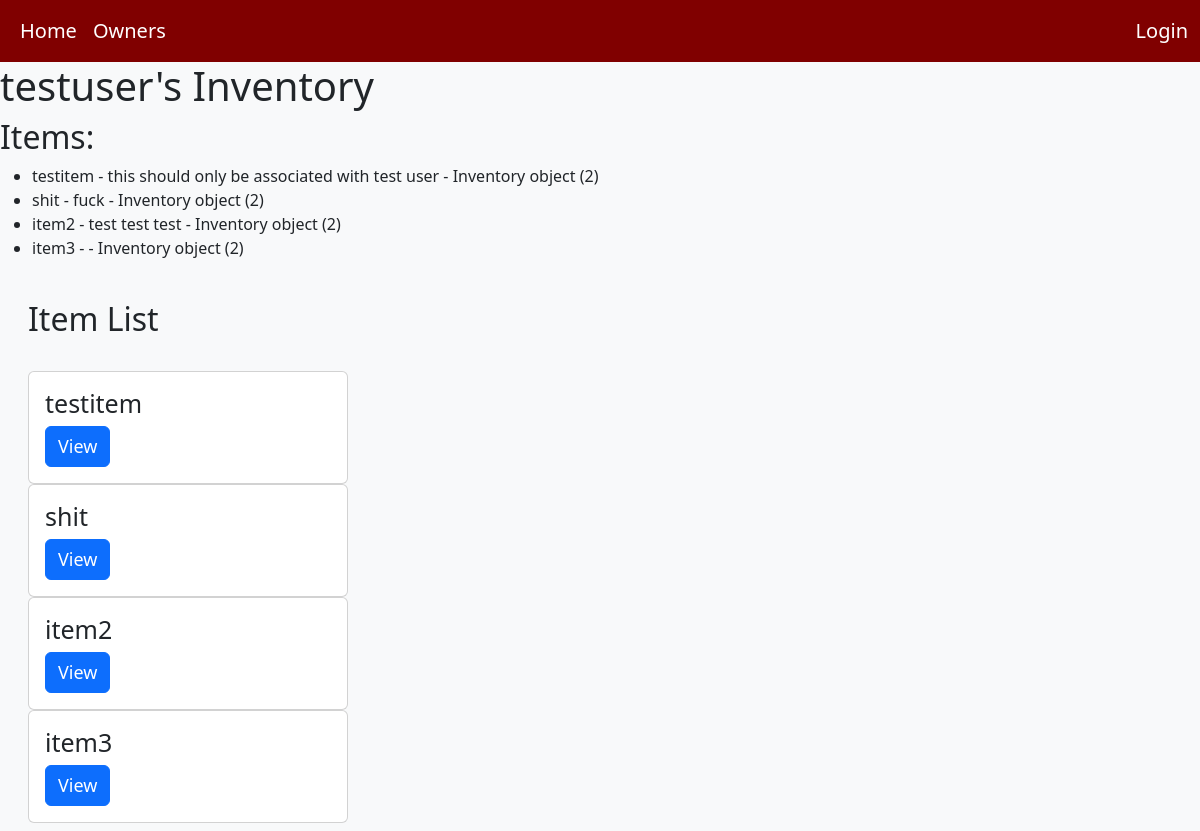
/inventory/2/, run on the app's committed database.
### inventory_app/models.py (models this page shows, shortened)
class Inventory(models.Model):
    def get_absolute_url(self):
        return reverse('inventory-detail', args=[str(self.id)])

class Owner(models.Model):
    user = models.OneToOneField(User, on_delete=models.CASCADE, null=True)
    name = models.CharField(max_length=200)
    email = models.CharField(max_length=200)
    inventory = models.OneToOneField(Inventory, on_delete=models.CASCADE, unique=True, null=True)

class Item(models.Model):
    name = models.CharField(max_length = 200)
    description = models.TextField(blank=True)
    serial_number = models.CharField(max_length=100, blank=True)
    price = models.DecimalField(max_digits=10, decimal_places=2)
    image = models.ImageField(upload_to='uploads/', null=True, blank=True)
    inventory = models.ForeignKey(Inventory, on_delete=models.CASCADE, null=True)
    def get_absolute_url(self):
        return reverse('item-detail', args=[str(self.id)])

### inventory_app/views.py (the view)
# urls.py: path('inventory/<int:pk>/', views.InventoryDetailView.as_view(), name='inventory-detail'),
class InventoryDetailView(generic.DetailView):
    model = Inventory
    def get_context_data(self, **kwargs):
        context = super().get_context_data(**kwargs)
        current = self.get_object()
        items = Item.objects.filter(inventory=current)
        context['items'] = items
        return context

### inventory_app/templates/inventory_app/inventory_detail.html (shortened to what this page needs)
{% extends "inventory_app/base_template.html" %}
{% block content %}
<h1>{{ object.owner.user.username }}'s Inventory</h1>
    <h2>Items:</h2>
    <ul>
        {% for item in items %}
            <li>{{ item.name }} - {{ item.description }} - {{ item.inventory }}</li>
        {% endfor %}
    </ul>
<body class="bg-light">
    <div class="container-fluid mx-3">
        <br>
        <h2>Item List</h2>
        <br>
        {% if items %}
            <div class="card-columns">
                {% for item in items %}
                    <div class="card me-4" style="max-width: 320px;">
                        <div class="card-body">
                            <h5 class="card-title" style="font-size: 25px;">{{ item.name }}</h5>
                            <a href="{{ item.get_absolute_url }}" class="btn btn-primary me-2" style="font-size: 18px;" role="button">View</a>
                        </div>
                    </div>
                {% endfor %}
            </div>
        {% else %}
            <p style="font-size: 20px;">No items have been added to your inventory.</p>
        {% endif %}
    </div>
    </body>
{% endblock %}

### data on the page
Inventory: owner.user.username "testuser"
Item: name "testitem", description "this should only be associated with test user", inventory "Inventory object (2)"
Item: name "shit", description "fuck", inventory "Inventory object (2)"
Item: name "item2", description "test test test", inventory "Inventory object (2)"
Item: name "item3", inventory "Inventory object (2)"
